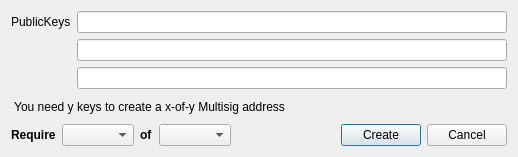
<?xml version="1.0" encoding="UTF-8"?>
<ui version="4.0">
 <class>CreateMultiSigAddrDialog</class>
 <widget class="QDialog" name="CreateMultiSigAddrDialog">
  <property name="geometry">
   <rect>
    <x>0</x>
    <y>0</y>
    <width>518</width>
    <height>157</height>
   </rect>
  </property>
  <property name="windowTitle">
   <string>Create MultiSig Address</string>
  </property>
  <layout class="QVBoxLayout" name="verticalLayout">
   <item>
    <layout class="QFormLayout" name="formLayout">
     <property name="fieldGrowthPolicy">
      <enum>QFormLayout::AllNonFixedFieldsGrow</enum>
     </property>
     <item row="0" column="0">
      <widget class="QLabel" name="label">
       <property name="text">
        <string>PublicKeys</string>
       </property>
       <property name="buddy">
        <cstring>pubkeyEdit0</cstring>
       </property>
      </widget>
     </item>
     <item row="0" column="1">
      <widget class="QLineEdit" name="pubkeyEdit0">
       <property name="toolTip">
        <string/>
       </property>
      </widget>
     </item>
     <item row="1" column="0">
      <widget class="QLabel" name="label_2">
       <property name="text">
        <string/>
       </property>
       <property name="buddy">
        <cstring>pubkeyEdit1</cstring>
       </property>
      </widget>
     </item>
     <item row="1" column="1">
      <widget class="QLineEdit" name="pubkeyEdit1">
       <property name="toolTip">
        <string/>
       </property>
      </widget>
     </item>
     <item row="2" column="1">
      <widget class="QLineEdit" name="pubkeyEdit2"/>
     </item>
    </layout>
   </item>
   <item>
    <widget class="QLabel" name="label_5">
     <property name="text">
      <string> You need y keys to create a x-of-y Multisig address</string>
     </property>
    </widget>
   </item>
   <item>
    <layout class="QHBoxLayout" name="horizontalLayout">
     <item>
      <widget class="QLabel" name="label_3">
       <property name="sizePolicy">
        <sizepolicy hsizetype="Preferred" vsizetype="Preferred">
         <horstretch>0</horstretch>
         <verstretch>0</verstretch>
        </sizepolicy>
       </property>
       <property name="font">
        <font>
         <weight>75</weight>
         <bold>true</bold>
        </font>
       </property>
       <property name="text">
        <string>Require</string>
       </property>
      </widget>
     </item>
     <item>
      <widget class="QComboBox" name="comboBoxRequire">
       <property name="sizePolicy">
        <sizepolicy hsizetype="Preferred" vsizetype="Fixed">
         <horstretch>0</horstretch>
         <verstretch>0</verstretch>
        </sizepolicy>
       </property>
       <property name="maximumSize">
        <size>
         <width>16777215</width>
         <height>16777215</height>
        </size>
       </property>
      </widget>
     </item>
     <item>
      <widget class="QLabel" name="label_4">
       <property name="font">
        <font>
         <weight>75</weight>
         <bold>true</bold>
        </font>
       </property>
       <property name="text">
        <string>of</string>
       </property>
      </widget>
     </item>
     <item>
      <widget class="QComboBox" name="comboBoxTotal"/>
     </item>
     <item>
      <spacer name="horizontalSpacer">
       <property name="orientation">
        <enum>Qt::Horizontal</enum>
       </property>
       <property name="sizeHint" stdset="0">
        <size>
         <width>40</width>
         <height>20</height>
        </size>
       </property>
      </spacer>
     </item>
     <item>
      <widget class="QPushButton" name="btnCreate">
       <property name="text">
        <string>Create</string>
       </property>
      </widget>
     </item>
     <item>
      <widget class="QPushButton" name="btnCancel">
       <property name="text">
        <string>Cancel</string>
       </property>
      </widget>
     </item>
    </layout>
   </item>
  </layout>
 </widget>
 <resources/>
 <connections/>
</ui>
